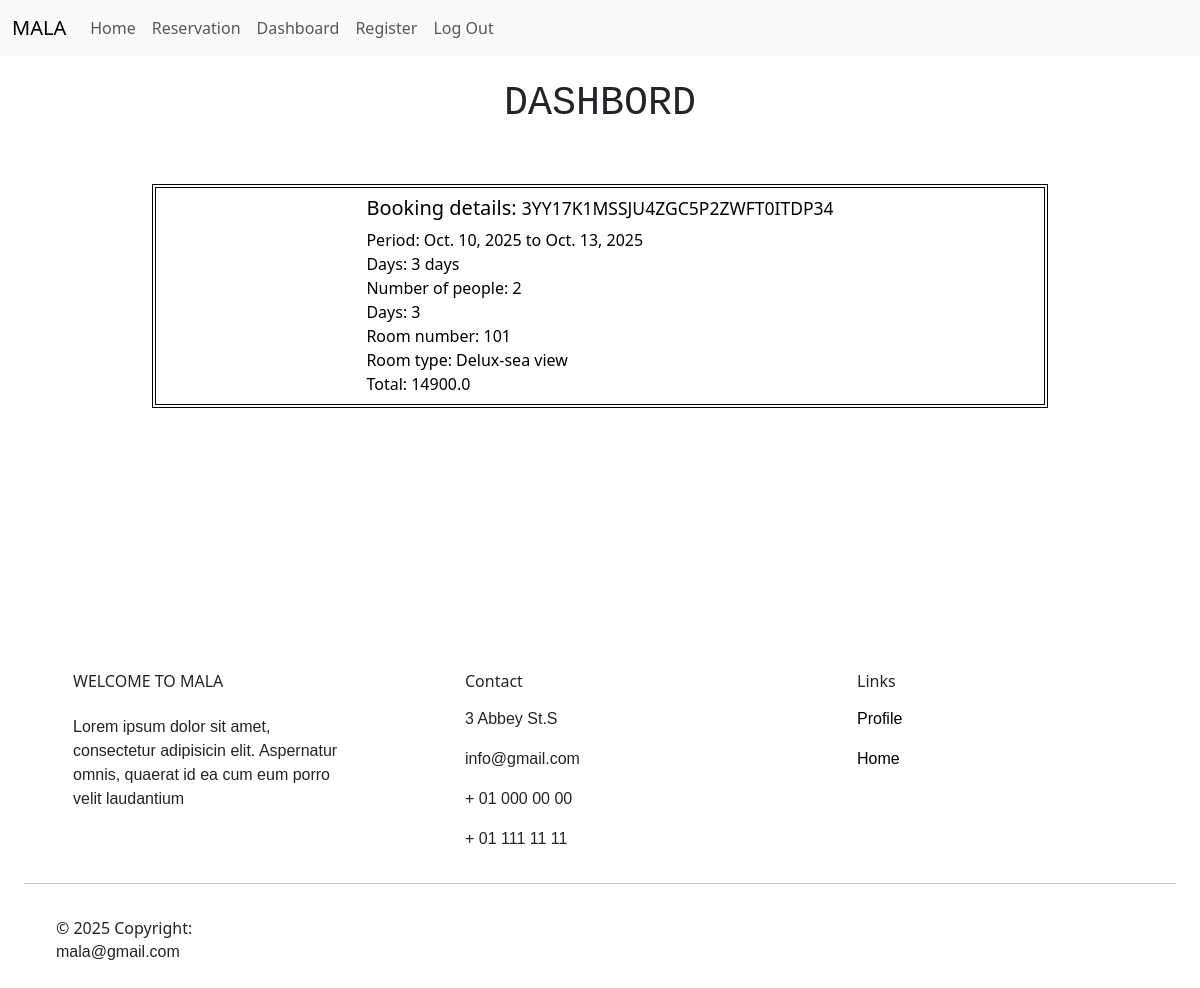
/dashboard/ (signed in), run on the app's committed database.
### bookings/models.py (models this page shows, shortened)
class Reservation(models.Model):
    PENDING='Pending'
    CONFIRM='Confirm'
    CANCEL='Cancel'
    STATUS={
        PENDING:'Pending',
        CONFIRM:'Confirm',
        CANCEL:'Cancel',
    }
    check_in = models.DateField()
    check_out = models.DateField()
    nr_reservation = models.CharField(null=False,unique=True)
    nr_person = models.IntegerField()
    nr_days=models.IntegerField(default=0)
    amount=models.FloatField(default=0.0)
    has_flights=models.BooleanField(default=True)
    status=models.CharField(choices=STATUS,default=PENDING)
    package_selected=models.ForeignKey(Package,on_delete=models.CASCADE,null=True)
    user = models.ForeignKey(CustomUser, on_delete = models.CASCADE)
    room = models.ForeignKey(Reserved_room, on_delete = models.CASCADE)
    def get_bookings_by_user(user):
       try:
        bookings=Reservation.objects.filter(user=user)
        return bookings
       except:
          print("An exception has occurred when selecting the booking")

### accommodation/models.py (models this page shows, shortened)
class Room(models.Model):
    room_type = models.ForeignKey(RoomType, on_delete = models.CASCADE)
    description = models.CharField(max_length=200)
    price = models.IntegerField()
    room_number = models.IntegerField()
    room_capacity = models.PositiveIntegerField()

class RoomType(models.Model):
    DELUXE='DELUXE'
    LUXURY='LUXURY'
    DOUBLE='DOUBLE'
    SINGLE='SINGLE'
    TYPES_ROOMS={
        DELUXE:"Deluxe",
        LUXURY:"Luxury",
        DOUBLE:"Double",
        SINGLE:"Single"
    }
    name = models.CharField(max_length=200)
    room_count = models.IntegerField()
    description = models.CharField(max_length=200)
    room_view =  models.CharField(max_length=100)
    type = models.CharField(choices=TYPES_ROOMS)

### app/views.py (the view)
# urls.py: path('dashboard/',views.dashboard, name='dashboard'),
def dashboard(request):
    bookings=Reservation.get_bookings_by_user(request.user)
    context={
        "bookings":bookings,
        }
    return render(request,"app/dashboard.html",context=context)

### app/templates/app/dashboard.html
{% extends "app/base.html" %}
{% load custom_filters %}
{% block content %}
<h1 class="subtitle flex_ct m-4">DASHBORD</h1>
<div class="wrp_content">
  {% if bookings|length == 0%}
  <div class="subtitle flex_ct" >
    You have not made any booking with us!
    Wou
  </div>
      <div class="subtitle center">Would you like to make a <a href="{% url 'strat_reservation'%}">booking</a>?</div>
    {% else %}
     {% for booking in bookings%}
 <a href="{% url 'details_booking' booking.id  %}">
   <div class="flex_ct wrp_detail-fl">
    <div>
      <h5>Booking details: <small>{{booking.nr_reservation}}</small></h5>
      <div>Period: {{booking.check_in}} to {{booking.check_out}}</div>
      <div>Days: {{booking.nr_days}} days</div>
      <div>Number of people: {{booking.nr_person}}</div>
      <div>Days: {{booking.nr_days}}</div>
      <div>Room number: {{booking.room.room_number}}</div>
      <div>Room type: {{booking.room.room_type.name}}</div>
      <div>Total: {{booking.amount}}</div>
    </div>
  </div>
</a>
{% endfor %}
    {%endif%}
</div>
{% endblock content %}

### app/static/app/css/style.css (style rules this page uses)
:root { --color-body: rgb(248, 240, 240) --bs-dark: #212529; --header-hight: 5rem; --orange-color: #d45827; --light-orange-color: rgb(250, 133, 86); --dark-orange: rgb(243, 101, 35); --black-color: hsl(210, 6%, 7%); --dark-blue: hsl(229, 88%, 29%); --gray-color: #585858; --light-gray: #7c7a7a; --light-black-color: hsl(225, 4%, 21%); --white-color: #ffff; --body-color: hsl(220, 100%, 97%); --hover-white: rgb(240, 232, 224); --paragraf-text-color: hsl(19, 32%, 12%); --body-font: "Times New Roman", Times, serif; --font-family-title: "DM Serif Text", serif; --normal-font-size: 1.15rem; --small-font-size: 0.925rem; --large-font-size: 1.75rem; --xlarge-font-size: 2.25rem; --font-size-title: clamp(1.55rem, 1.95rem, 2.45rem); --font-size-subtitle: clamp(1.25rem, 1.55rem, 1.95rem); --line-height: 1.575rem; --line-height-title: 2.125rem; --line-height-subtitle: 1.7rem; --letter-spacing-normal: 0.25px; --leter-spacing-title: 1px; --leter-spacing-subtitle: 0.65px; --word-spacing: 1px; --wold-spacing-title: 0.5rem; --font-regular: 400; --font-semi-bold: 600; --font-bold: 900; --z--tooltip: 10; --z-fixed: 100; }
body { background-color: var(--color-body) }
a { text-decoration: none; color: black; }
.wrp_content { max-width: 60rem; margin: auto; padding: 1rem; min-height: 30rem; }
.flex_ct, .container_package { display: flex; flex-wrap: wrap; justify-content: space-evenly; gap: 1rem; }
.subtitle { font-family: 'Courier New', Courier, monospace; }
.wrp_detail-fl { border: 4px double black; margin: 1rem; padding: 0.5rem; }

### data on the page
Reservation: nr_reservation "3YY17K1MSSJU4ZGC5P2ZWFT0ITDP34", check_in "Oct. 10, 2025", check_out "Oct. 13, 2025", nr_days "3", nr_person "2", room.room_number "101", room.room_type.name "Delux-sea view", amount "14900.0"
